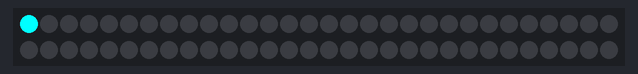
The sketch below on a simulated Arduino Uno, built for the host (arithmetic inside an expression is 32-bit, double 64-bit). Shown: 60 RGB LEDs in strip order, left to right, continuing on the next row.

Above: at 0.06 s.
At 4.58 s:
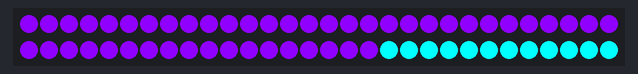
At 10.19 s:
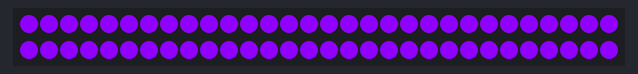
At 19.15 s:
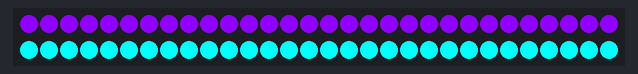
At 28.73 s:
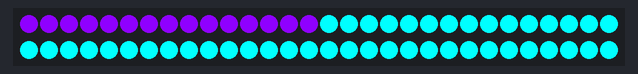
At 38.29 s:
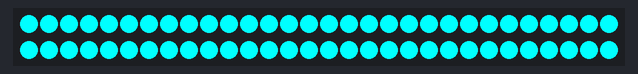

The sketch:

led.ino
```cpp
#include <FastLED.h>

#define LED_PIN     0
#define NUM_LEDS    60
#define violet      (143,0,255)
#define cyan        (0,255,255)
#define red        (255,0,0)
#define blue        (0,0,255)

CRGB leds[NUM_LEDS];

void setup() {

  FastLED.addLeds<WS2812, LED_PIN, GRB>(leds, NUM_LEDS);

}

void loop() {

  for (int i = 0; i <= NUM_LEDS; i++) {
    leds[i] = CRGB cyan;
    FastLED.show();
    delay(40);
  }
  for (int i = 0; i <= NUM_LEDS; i++) {
    leds[i] = CRGB violet;
    FastLED.show();
    delay(40);
  }
}
```
